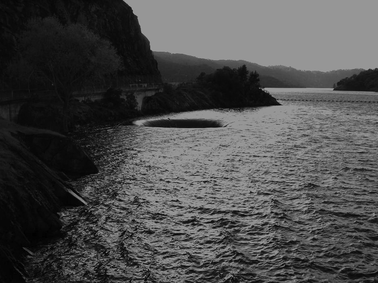
%> input picture Projeto_6/spillway-dark.tif, 378 x 283 px, shrunk from 936 x 700 before the run
$ octave Projeto_6.m   (GNU Octave 9; MATLAB toolbox functions it lacks are replaced by stand-ins)
%> lines starting %> are read from the running program, lines starting %| are printed output that depends on the picture
### Projeto_6/histEqual4e.m
function [g]=histEqual4e(f)
%Fun玢o que faz a equaliza玢o do histograma de f e gera uma imagem equalizada g

%Variaveis Auxiliares
[M,N] = size(f);
V = Hist4e(f); %Reutiliza a fun玢o desenvolvida no projeto anterior
V = V/(M*N);
R = zeros(1,256);
A = uint8(zeros([M N]));

%Desenvolvimento da equaliza玢o global da imagem
for k =[1:256]
    for j = [1:k]
        R(k) = V(j)+R(k);
    end
    R(k)=ceil(255*R(k));
end

%Nova imagem equalizada
for i = 1:M
    for j = 1:N
        A(i,j) = R(f(i,j)+1);
    end
end

g = A;
end

### Projeto_6/Hist4e.m
function [g]=Hist4e(f)
% A fun玢o Hist4e gera um vetor que armazena as repti珲es dos valores
% de 'f' sendo que 'f' tem que ser uma imagem de em escala de cinza de oito
% bits por exemplo a quantida de vezes que o valor 253 aparece e na imagem f

a = zeros(1,256);
[M,N] = size(f);

for i = [1:M]
    for j =[1:N]
       a(f(i,j)+1) = a(f(i,j)+1) + 1;
    end
end

g = a;


end

### Projeto_6/Projeto_6.m
clc;
clear all;
f1 = imread('spillway-dark.tif');%%Leitura da imagem .tif;
%> f1 is the input picture: size 283x378 uint8; min 0, max 167, mean 75.9
f2 = imread('hidden-horse.tif');%%Leitura da imagem .tif;
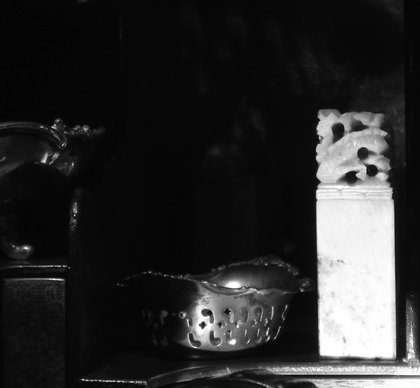
%> input picture Projeto_6/hidden-horse.tif, 420 x 388 px, shrunk from 1040 x 960 before the run
%> f2 is the input picture: size 388x420 uint8; min 0, max 255, mean 42.7

g1 = histEqual4e(f1); %%Execu玢o da fun玢o histEqual4e
%> after the loop in Hist4e, `for i = [1:M]`: a = 256 values, max 15298 at index 151, min 0 at index 167, mean 417.9
%> in Hist4e, `g = a;`: g has the same summary as a
%> in histEqual4e, `V = Hist4e(f);`: V has the same summary as a in Hist4e
%> in histEqual4e, `V = V/(M*N);`: V = 256 values, max 0.143 at index 151, min 0 at index 167, mean 0.00391
%> after the loop in histEqual4e, `for k =[1:256]`: R = 256 values from 1 to 255
%> after the loop in histEqual4e, `for i = 1:M`:
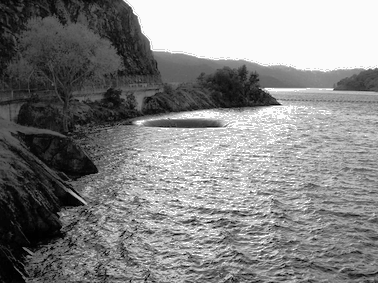
%> A: size 283x378 uint8; min 1, max 255, mean 131.7
g2 = histEqual4e(f2); %%Execu玢o da fun玢o histEqual4e
%> in histEqual4e (call 2), `V = Hist4e(f);`: V = 256 values, max 19449 at index 9, min 0 at index 256, mean 636.6
%> in histEqual4e (call 2), `V = V/(M*N);`: V = 256 values, max 0.119 at index 9, min 0 at index 256, mean 0.00391
%> after the loop in histEqual4e (call 2), `for i = 1:M`:
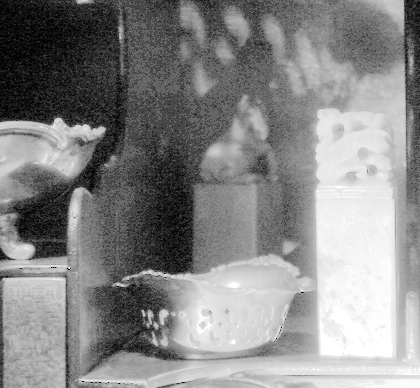
%> A: size 388x420 uint8; min 1, max 255, mean 135

figure(1);
imshow(g1);
figure(2);
imshow(g2);
